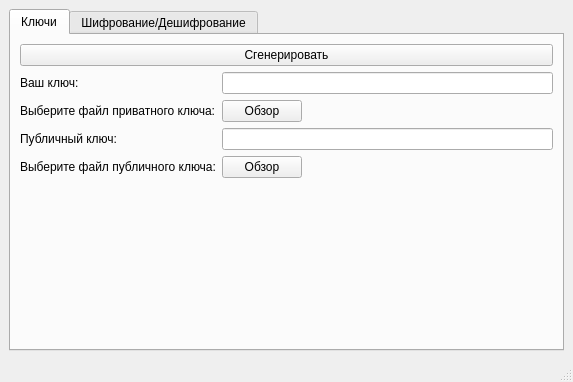
<?xml version="1.0" encoding="UTF-8"?>
<ui version="4.0">
 <class>MainWindow</class>
 <widget class="QMainWindow" name="MainWindow">
  <property name="geometry">
   <rect>
    <x>0</x>
    <y>0</y>
    <width>573</width>
    <height>382</height>
   </rect>
  </property>
  <property name="windowTitle">
   <string>RSA</string>
  </property>
  <widget class="QWidget" name="centralwidget">
   <layout class="QVBoxLayout" name="verticalLayout_16">
    <item>
     <widget class="QTabWidget" name="tabWidget">
      <property name="currentIndex">
       <number>0</number>
      </property>
      <widget class="QWidget" name="tab_4">
       <attribute name="title">
        <string>Ключи</string>
       </attribute>
       <layout class="QHBoxLayout" name="horizontalLayout_11">
        <item>
         <layout class="QVBoxLayout" name="verticalLayout_14">
          <item>
           <widget class="QPushButton" name="pushButton_7">
            <property name="text">
             <string>Сгенерировать</string>
            </property>
           </widget>
          </item>
          <item>
           <layout class="QHBoxLayout" name="horizontalLayout_9">
            <item>
             <layout class="QVBoxLayout" name="verticalLayout_12">
              <item>
               <widget class="QLabel" name="label_4">
                <property name="text">
                 <string>Ваш ключ:</string>
                </property>
               </widget>
              </item>
              <item>
               <widget class="QLabel" name="label_3">
                <property name="text">
                 <string>Выберите файл приватного ключа:</string>
                </property>
               </widget>
              </item>
             </layout>
            </item>
            <item>
             <layout class="QVBoxLayout" name="verticalLayout_8">
              <item>
               <layout class="QHBoxLayout" name="horizontalLayout_2">
                <item>
                 <widget class="QLineEdit" name="lineEdit_3">
                  <property name="readOnly">
                   <bool>true</bool>
                  </property>
                 </widget>
                </item>
               </layout>
              </item>
              <item>
               <layout class="QHBoxLayout" name="horizontalLayout_4">
                <item>
                 <widget class="QPushButton" name="pushButton_5">
                  <property name="text">
                   <string>Обзор</string>
                  </property>
                 </widget>
                </item>
                <item>
                 <spacer name="horizontalSpacer">
                  <property name="orientation">
                   <enum>Qt::Horizontal</enum>
                  </property>
                  <property name="sizeHint" stdset="0">
                   <size>
                    <width>40</width>
                    <height>20</height>
                   </size>
                  </property>
                 </spacer>
                </item>
               </layout>
              </item>
             </layout>
            </item>
           </layout>
          </item>
          <item>
           <layout class="QHBoxLayout" name="horizontalLayout_10">
            <item>
             <layout class="QVBoxLayout" name="verticalLayout_13">
              <item>
               <widget class="QLabel" name="label_5">
                <property name="text">
                 <string>Публичный ключ:</string>
                </property>
               </widget>
              </item>
              <item>
               <widget class="QLabel" name="label_6">
                <property name="text">
                 <string>Выберите файл публичного ключа:</string>
                </property>
               </widget>
              </item>
             </layout>
            </item>
            <item>
             <layout class="QVBoxLayout" name="verticalLayout_11">
              <item>
               <layout class="QHBoxLayout" name="horizontalLayout_5">
                <item>
                 <widget class="QLineEdit" name="lineEdit_2">
                  <property name="readOnly">
                   <bool>true</bool>
                  </property>
                 </widget>
                </item>
               </layout>
              </item>
              <item>
               <layout class="QHBoxLayout" name="horizontalLayout_6">
                <item>
                 <widget class="QPushButton" name="pushButton_6">
                  <property name="text">
                   <string>Обзор</string>
                  </property>
                 </widget>
                </item>
                <item>
                 <spacer name="horizontalSpacer_2">
                  <property name="orientation">
                   <enum>Qt::Horizontal</enum>
                  </property>
                  <property name="sizeHint" stdset="0">
                   <size>
                    <width>40</width>
                    <height>20</height>
                   </size>
                  </property>
                 </spacer>
                </item>
               </layout>
              </item>
             </layout>
            </item>
           </layout>
          </item>
          <item>
           <spacer name="verticalSpacer_3">
            <property name="orientation">
             <enum>Qt::Vertical</enum>
            </property>
            <property name="sizeHint" stdset="0">
             <size>
              <width>20</width>
              <height>40</height>
             </size>
            </property>
           </spacer>
          </item>
         </layout>
        </item>
       </layout>
      </widget>
      <widget class="QWidget" name="tab_3">
       <attribute name="title">
        <string>Шифрование/Дешифрование</string>
       </attribute>
       <layout class="QVBoxLayout" name="verticalLayout_10">
        <item>
         <layout class="QGridLayout" name="gridLayout">
          <item row="0" column="1">
           <layout class="QVBoxLayout" name="verticalLayout_7">
            <item>
             <widget class="QComboBox" name="comboBox">
              <item>
               <property name="text">
                <string>Шифрование</string>
               </property>
              </item>
              <item>
               <property name="text">
                <string>Дешифрование</string>
               </property>
              </item>
             </widget>
            </item>
           </layout>
          </item>
          <item row="0" column="0">
           <layout class="QVBoxLayout" name="verticalLayout"/>
          </item>
          <item row="2" column="0">
           <layout class="QVBoxLayout" name="verticalLayout_5">
            <item>
             <widget class="QLabel" name="label_2">
              <property name="text">
               <string>Результат работы:</string>
              </property>
             </widget>
            </item>
            <item>
             <widget class="QPlainTextEdit" name="plainTextEdit">
              <property name="enabled">
               <bool>true</bool>
              </property>
              <property name="undoRedoEnabled">
               <bool>true</bool>
              </property>
              <property name="readOnly">
               <bool>true</bool>
              </property>
             </widget>
            </item>
           </layout>
          </item>
          <item row="3" column="1">
           <layout class="QVBoxLayout" name="verticalLayout_9">
            <item>
             <widget class="QPushButton" name="pushButton_4">
              <property name="minimumSize">
               <size>
                <width>100</width>
                <height>50</height>
               </size>
              </property>
              <property name="text">
               <string>Запустить</string>
              </property>
              <property name="autoDefault">
               <bool>false</bool>
              </property>
             </widget>
            </item>
           </layout>
          </item>
          <item row="1" column="0">
           <layout class="QVBoxLayout" name="verticalLayout_4">
            <item>
             <widget class="QLabel" name="label">
              <property name="text">
               <string>Ваш текст:</string>
              </property>
             </widget>
            </item>
            <item>
             <widget class="QPlainTextEdit" name="plainTextEdit_2"/>
            </item>
           </layout>
          </item>
          <item row="1" column="1">
           <layout class="QVBoxLayout" name="verticalLayout_2">
            <item>
             <spacer name="verticalSpacer_2">
              <property name="orientation">
               <enum>Qt::Vertical</enum>
              </property>
              <property name="sizeHint" stdset="0">
               <size>
                <width>20</width>
                <height>58</height>
               </size>
              </property>
             </spacer>
            </item>
            <item>
             <widget class="QPushButton" name="pushButton_2">
              <property name="text">
               <string>Выбрать файл с текстом</string>
              </property>
             </widget>
            </item>
            <item>
             <widget class="QPushButton" name="pushButton">
              <property name="text">
               <string>Очистить поле текста</string>
              </property>
             </widget>
            </item>
           </layout>
          </item>
          <item row="2" column="1">
           <layout class="QVBoxLayout" name="verticalLayout_3">
            <item>
             <spacer name="verticalSpacer">
              <property name="orientation">
               <enum>Qt::Vertical</enum>
              </property>
              <property name="sizeHint" stdset="0">
               <size>
                <width>20</width>
                <height>40</height>
               </size>
              </property>
             </spacer>
            </item>
            <item>
             <widget class="QPushButton" name="pushButton_3">
              <property name="text">
               <string>Выбрать файл для сохранения</string>
              </property>
             </widget>
            </item>
           </layout>
          </item>
          <item row="3" column="0">
           <layout class="QVBoxLayout" name="verticalLayout_6"/>
          </item>
         </layout>
        </item>
       </layout>
      </widget>
     </widget>
    </item>
   </layout>
  </widget>
  <widget class="QMenuBar" name="menubar">
   <property name="geometry">
    <rect>
     <x>0</x>
     <y>0</y>
     <width>573</width>
     <height>21</height>
    </rect>
   </property>
  </widget>
  <widget class="QStatusBar" name="statusbar"/>
 </widget>
 <resources/>
 <connections/>
</ui>
